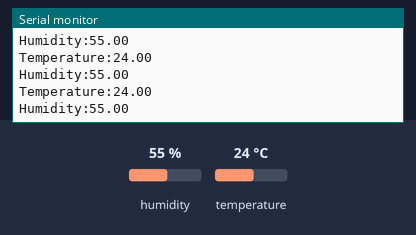
Bench run of a sketch on a simulated ATtiny85, built with avr-gcc and run on an emulated ATtiny85. Parts: the last lines printed to the serial monitor. Inputs (shaded band) come from the test bench; at power-on: humidity 55 %, temperature 24 °C.

Above: at 2.8 s.
2.9 s: humidity set to 22 %
At 3.5 s:
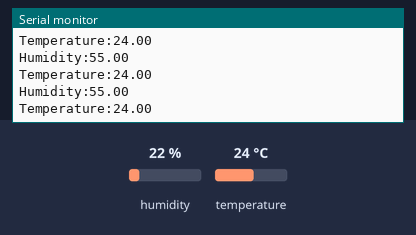
5.6 s: temperature set to 12 °C
At 6.0 s:
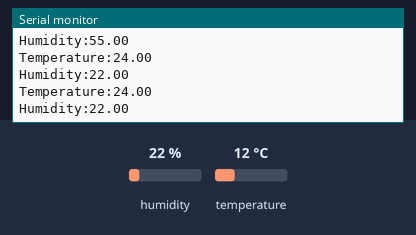
8.3 s: humidity set to 40 %
At 8.3 s:
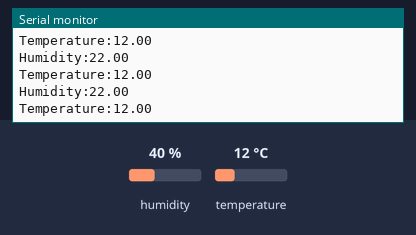
Timing chart, 0 to 11.3 s (numbered marks = the images above; inputs shaded):
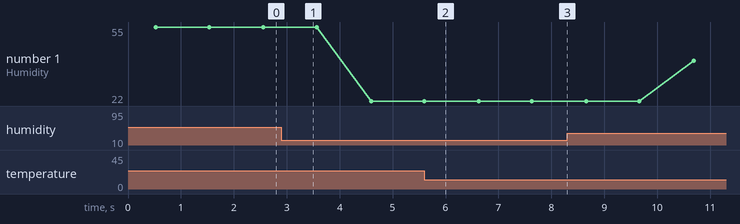

Measured:
- plotted number 1: 55 → 22 after the input at 2.9 s, 22 → 40 after the input at 8.3 s

The sketch:

temperature_and_humidity.ino
```cpp
#include <Adafruit_Sensor.h>
#include <DHT.h>

#define DHTPIN 2    // Digital pin connected to the DHT sensor

// Uncomment the type of sensor in use:
#define DHTTYPE    DHT11     // DHT 11
//#define DHTTYPE    DHT22     // DHT 22 (AM2302)
//#define DHTTYPE    DHT21     // DHT 21 (AM2301)

DHT dht(DHTPIN, DHTTYPE);

String readDHTTemperature() {
  // Sensor readings may also be up to 2 seconds 'old' (its a very slow sensor)
  // Read temperature as Celsius (the default)
  float t = dht.readTemperature();
  // Read temperature as Fahrenheit (isFahrenheit = true)
  //float t = dht.readTemperature(true);
  // Check if any reads failed and exit early (to try again).

}

String readDHTHumidity() {
  // Sensor readings may also be up to 2 seconds 'old' (its a very slow sensor)
  float h = dht.readHumidity();

}
void setup(){
  // Serial port for debugging purposes
  Serial.begin(115200);

  dht.begin();

  }

void loop(){
  float t = dht.readTemperature();
  Serial.print("Temperature:");
  Serial.println(t);
  delay(500);
  float h = dht.readHumidity();
  Serial.print("Humidity:");
  Serial.println(h);
  delay(500);
}
```

including_file_lib.c
```cpp
/*
 * including file lib.c
 *
 * Created: 14-06-2019 10:12:28
 * Author : DELL
 */

#include <avr/io.h>


int main(void)
{
    /* Replace with your application code */
    while (1)
    {
    }
}
```
